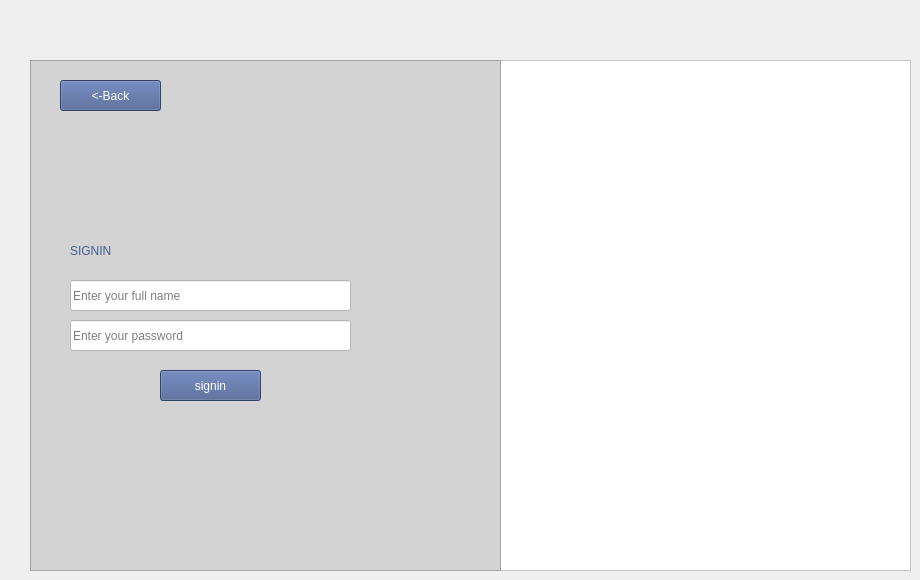
    <widget class="QWidget" name="page_3">
     <widget class="QFrame" name="frame_5">
      <property name="geometry">
       <rect>
        <x>440</x>
        <y>60</y>
        <width>471</width>
        <height>511</height>
       </rect>
      </property>
      <property name="styleSheet">
       <string notr="true">background-color: rgb(255, 255, 255);</string>
      </property>
      <property name="frameShape">
       <enum>QFrame::Shape::StyledPanel</enum>
      </property>
      <property name="frameShadow">
       <enum>QFrame::Shadow::Raised</enum>
      </property>
      <widget class="QLabel" name="label_8">
       <property name="geometry">
        <rect>
         <x>90</x>
         <y>20</y>
         <width>351</width>
         <height>451</height>
        </rect>
       </property>
       <property name="text">
        <string/>
       </property>
       <property name="pixmap">
        <pixmap resource="project01.qrc">:/project01/Secure login-rafiki.png</pixmap>
       </property>
       <property name="scaledContents">
        <bool>true</bool>
       </property>
      </widget>
      <widget class="QLabel" name="label_9">
       <property name="geometry">
        <rect>
         <x>400</x>
         <y>10</y>
         <width>61</width>
         <height>61</height>
        </rect>
       </property>
       <property name="styleSheet">
        <string notr="true">font: 700 36pt &quot;Segoe UI&quot;;
color: rgb(70, 92, 144);</string>
       </property>
       <property name="text">
        <string/>
       </property>
       <property name="pixmap">
        <pixmap resource="project01.qrc">:/newPrefix/Screenshot_2025-05-15_005716-removebg-preview.png</pixmap>
       </property>
       <property name="scaledContents">
        <bool>true</bool>
       </property>
      </widget>
     </widget>
     <widget class="QFrame" name="frame_6">
      <property name="geometry">
       <rect>
        <x>30</x>
        <y>60</y>
        <width>471</width>
        <height>511</height>
       </rect>
      </property>
      <property name="styleSheet">
       <string notr="true">background-color: rgb(211, 211, 211);</string>
      </property>
      <property name="frameShape">
       <enum>QFrame::Shape::StyledPanel</enum>
      </property>
      <property name="frameShadow">
       <enum>QFrame::Shadow::Raised</enum>
      </property>
      <widget class="QLabel" name="label_10">
       <property name="geometry">
        <rect>
         <x>40</x>
         <y>150</y>
         <width>311</width>
         <height>81</height>
        </rect>
       </property>
       <property name="styleSheet">
        <string notr="true">font: 700 20pt &quot;Segoe UI&quot;;

color: rgb(70, 92, 144);</string>
       </property>
       <property name="text">
        <string>SIGNIN</string>
       </property>
      </widget>
      <widget class="QLineEdit" name="AdminName">
       <property name="geometry">
        <rect>
         <x>40</x>
         <y>220</y>
         <width>281</width>
         <height>31</height>
        </rect>
       </property>
       <property name="styleSheet">
        <string notr="true">background-color: rgb(255, 255, 255);</string>
       </property>
       <property name="text">
        <string/>
       </property>
       <property name="frame">
        <bool>true</bool>
       </property>
       <property name="echoMode">
        <enum>QLineEdit::EchoMode::Normal</enum>
       </property>
       <property name="readOnly">
        <bool>false</bool>
       </property>
       <property name="placeholderText">
        <string>Enter your full name</string>
       </property>
      </widget>
      <widget class="QLineEdit" name="AdminPass">
       <property name="geometry">
        <rect>
         <x>40</x>
         <y>260</y>
         <width>281</width>
         <height>31</height>
        </rect>
       </property>
       <property name="styleSheet">
        <string notr="true">background-color: rgb(255, 255, 255);</string>
       </property>
       <property name="text">
        <string/>
       </property>
       <property name="echoMode">
        <enum>QLineEdit::EchoMode::Password</enum>
       </property>
       <property name="readOnly">
        <bool>false</bool>
       </property>
       <property name="placeholderText">
        <string>Enter your password</string>
       </property>
      </widget>
      <widget class="QPushButton" name="pushButton">
       <property name="geometry">
        <rect>
         <x>130</x>
         <y>310</y>
         <width>101</width>
         <height>31</height>
        </rect>
       </property>
       <property name="styleSheet">
        <string notr="true">background-color: rgb(70, 92, 144);
color: rgb(255, 255, 255);
font: 12pt &quot;Segoe UI&quot;;</string>
       </property>
       <property name="text">
        <string>signin</string>
       </property>
      </widget>
      <widget class="QPushButton" name="AdminSigninbackB">
       <property name="geometry">
        <rect>
         <x>30</x>
         <y>20</y>
         <width>101</width>
         <height>31</height>
        </rect>
       </property>
       <property name="styleSheet">
        <string notr="true">background-color: rgb(70, 92, 144);
color: rgb(255, 255, 255);
font: 12pt &quot;Segoe UI&quot;;</string>
       </property>
       <property name="text">
        <string>&lt;-Back</string>
       </property>
      </widget>
     </widget>
    </widget>
